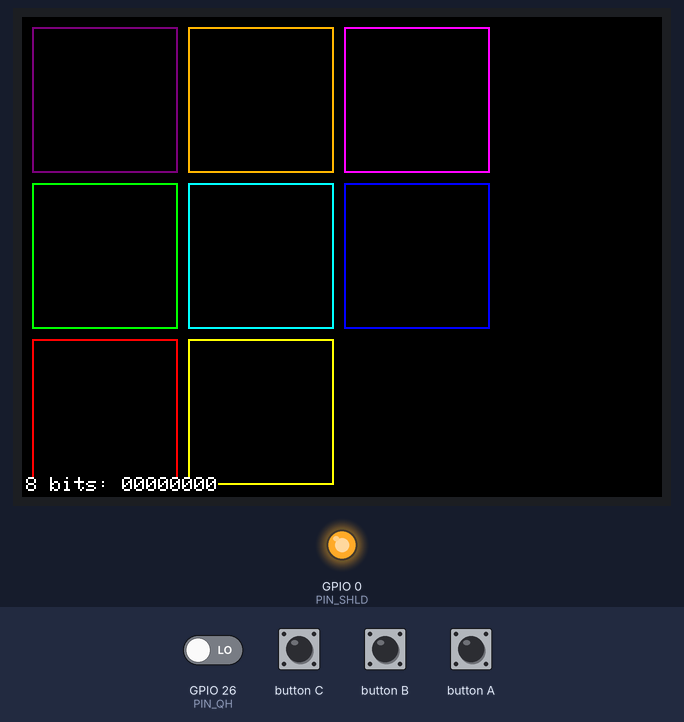
Simulated run of this sketch. Board: ESP32. On the bench: 320×240 colour display, output pins drawn as LEDs (lit = HIGH). The test bench sets the inputs (shaded band); at power-on: GPIO 26 (PIN_QH) LOW. Pins used as bus, display or sensor lines are not drawn; what the sketch prints to the serial monitor is not drawn.

Above: at 1.3 s.
1.4 s: GPIO 26 (PIN_QH) driven HIGH
At 2.2 s:
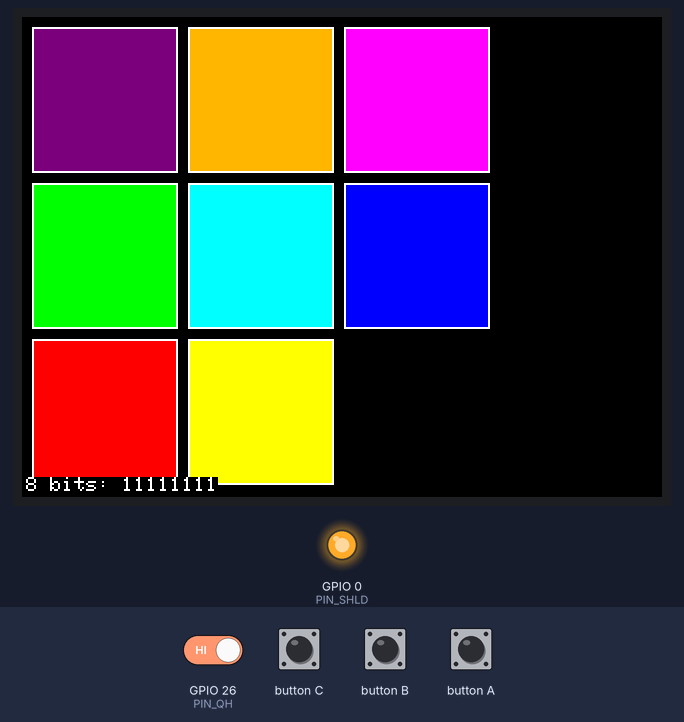
3.2 s: GPIO 26 (PIN_QH) driven LOW
At 4.3 s:
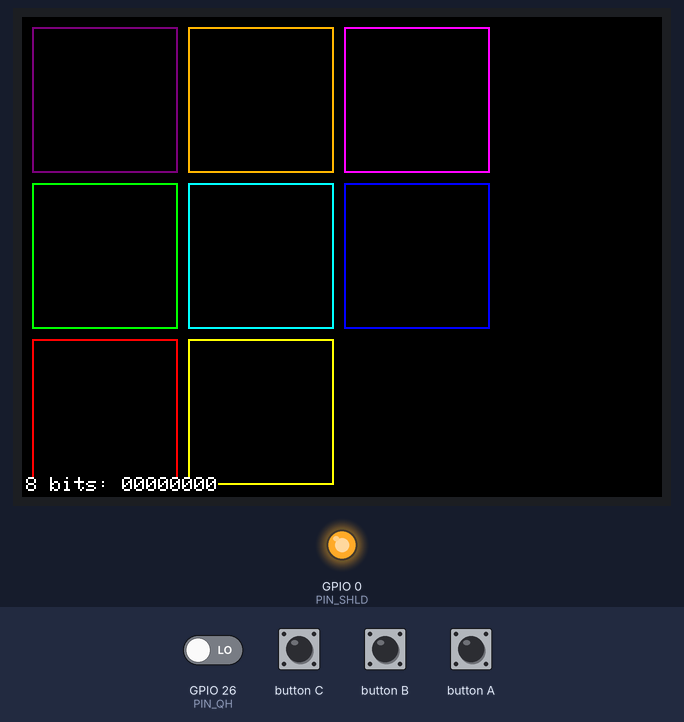
Timing chart, 0 to 6.2 s (numbered marks = the images above; inputs shaded):
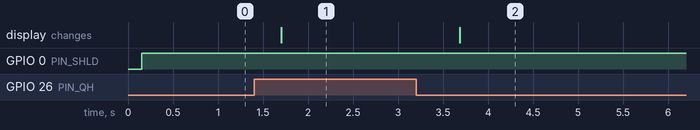

The sketch:

shiftregister-test.ino
```cpp
#include <M5Unified.h>

/*
  74HC165 chain reader + visualization on M5StickC Plus (M5Unified)

  Wiring (first 165 in chain):
    GPIO26 -> QH (serial out)
    GPIO25 -> CLK
    GPIO0  -> SH/LD (active low)

  Chaining (chip0 is the one wired to the M5Stick):
    ... -> QH of chip2 -> SER of chip1, QH of chip1 -> SER of chip0
    Read order is chip0 first, then chip1, ...; within a chip H first, A last.

  Configure how many bits/chips you want here:
*/
constexpr int PIN_QH   = 26; // DATA_OUT // green
constexpr int PIN_CLK  = 25; // CLK      // yellow
constexpr int PIN_SHLD = 0; // PL        // orange

constexpr int BITS_PER_CHIP = 8;
constexpr int NUM_CHIPS     = 1;                 // <-- set to 2, 3, ...
constexpr int N_BITS        = NUM_CHIPS * BITS_PER_CHIP;

static_assert(N_BITS > 0, "N_BITS must be > 0");
static_assert(N_BITS <= 128, "Increase storage if you want >128 bits");

// --- Display ---
static M5Canvas canvas; // off-screen buffer

// --- Bit storage (up to 128 bits) ---
struct BitBuffer {
  static constexpr int kMaxBits = 128;
  uint8_t bytes[(kMaxBits + 7) / 8] = {0};
  int bitCount = 0;

  void clear(int nBits) {
    bitCount = nBits;
    const int nBytes = (nBits + 7) / 8;
    for (int i = 0; i < nBytes; i++) bytes[i] = 0;
  }

  // index: 0..bitCount-1, where index 0 is the FIRST bit shifted out of QH
  bool get(int index) const {
    const int byteIndex = index / 8;
    const int bitIndex  = index % 8;
    return (bytes[byteIndex] >> bitIndex) & 0x01;
  }

  void set(int index, bool v) {
    const int byteIndex = index / 8;
    const int bitIndex  = index % 8;
    if (v) bytes[byteIndex] |=  (1u << bitIndex);
    else   bytes[byteIndex] &= ~(1u << bitIndex);
  }
};

// --- 165 reader ---
struct HC165Chain {
  int pinQH, pinCLK, pinSHLD;
  explicit HC165Chain(int qh, int clk, int shld) : pinQH(qh), pinCLK(clk), pinSHLD(shld) {}

  void begin() const {
    pinMode(pinQH, INPUT);
    pinMode(pinCLK, OUTPUT);
    digitalWrite(pinCLK, LOW);
    pinMode(pinSHLD, OUTPUT);
    digitalWrite(pinSHLD, HIGH); // idle high = shift mode
  }

  static inline void pulseClock(int pinCLK) {
    digitalWrite(pinCLK, HIGH);
    delayMicroseconds(1);
    digitalWrite(pinCLK, LOW);
    delayMicroseconds(1);
  }

  void latch() const {
    digitalWrite(pinSHLD, LOW);
    delayMicroseconds(3);
    digitalWrite(pinSHLD, HIGH);
    delayMicroseconds(3);
  }

  // Reads nBits bits into out. Bit 0 is the first bit observed on QH after latch.
  void readBits(BitBuffer& out, int nBits) const {
    out.clear(nBits);
    latch();
    for (int i = 0; i < nBits; i++) {
      const bool bit = digitalRead(pinQH);
      out.set(i, bit);
      pulseClock(pinCLK);
    }
  }
};

// --- Visualization ---
static const uint16_t kPalette[] = {
  TFT_PURPLE, TFT_ORANGE, TFT_MAGENTA, TFT_GREEN,
  TFT_CYAN,   TFT_BLUE,   TFT_RED,     TFT_YELLOW,
  TFT_PINK,   TFT_NAVY,   TFT_DARKGREEN, TFT_MAROON,
  TFT_OLIVE,  TFT_SKYBLUE, TFT_BROWN,  TFT_LIGHTGREY
};
constexpr int kPaletteN = sizeof(kPalette) / sizeof(kPalette[0]);

void drawBitsToCanvas(const BitBuffer& bits)
{
  const int w = canvas.width();
  const int h = canvas.height();

  // Choose grid automatically: near-square
  int cols = (int)ceil(sqrt((double)bits.bitCount));
  if (cols < 1) cols = 1;
  int rows = (bits.bitCount + cols - 1) / cols;

  const int pad = 5;

  const int cellW = (w - pad * (cols + 1)) / cols;
  const int cellH = (h - pad * (rows + 1)) / rows;

  // Keep cells square-ish
  int size = (cellW < cellH) ? cellW : cellH;
  if (size < 4) size = 4; // avoid degeneracy

  canvas.fillScreen(TFT_BLACK);

  for (int i = 0; i < bits.bitCount; i++)
  {
    const int r = i / cols;
    const int c = i % cols;

    const int x = pad + c * (size + pad);
    const int y = pad + r * (size + pad);

    // If we overflow screen due to rounding, stop drawing.
    if (x + size > w || y + size > h) break;

    const bool pressed = bits.get(i);
    const uint16_t col = kPalette[i % kPaletteN];

    if (pressed) {
      canvas.fillRect(x, y, size, size, col);
      canvas.drawRect(x, y, size, size, TFT_WHITE);
    } else {
      canvas.drawRect(x, y, size, size, col);
    }
  }

  // Print bits (LSB-first as stored: bit0 is first shifted out)
  canvas.setTextColor(TFT_WHITE, TFT_BLACK);
  canvas.setTextSize(1);
  canvas.setCursor(2, h - 10);
  canvas.printf("%d bits: ", bits.bitCount);
  for (int i = 0; i < bits.bitCount; i++) canvas.print(bits.get(i) ? '1' : '0');
}

// --- Global instances ---
static HC165Chain chain(PIN_QH, PIN_CLK, PIN_SHLD);
static BitBuffer  bits;

void setup()
{
  auto cfg = M5.config();
  M5.begin(cfg);

  Serial.begin(115200);

  chain.begin();

  M5.Display.setRotation(1);

  canvas.setColorDepth(16);
  canvas.createSprite(M5.Display.width(), M5.Display.height());
  canvas.setTextWrap(false);
}

void loop()
{
  M5.update();

  chain.readBits(bits, N_BITS);

  // Display
  drawBitsToCanvas(bits);
  canvas.pushSprite(&M5.Display, 0, 0);

  // Serial (same order as displayed: bit0 first)
  Serial.printf("%d bits: ", N_BITS);
  for (int i = 0; i < N_BITS; i++) Serial.print(bits.get(i) ? '1' : '0');
  Serial.println();

  delay(100);
}
```

Measured:
- after the input at 1.4 s, the display: changes after 0.30 s (image 1)
- after the input at 3.2 s, the display: changes after 0.49 s (image 2)
